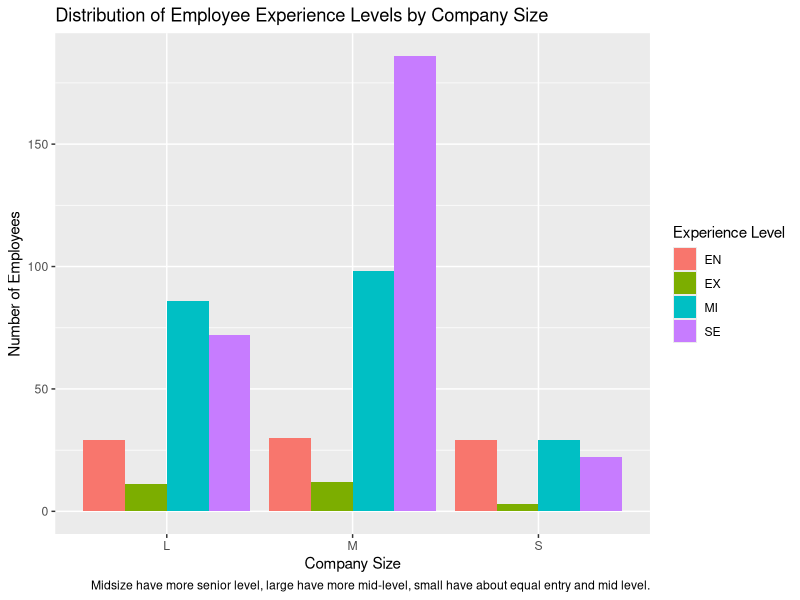
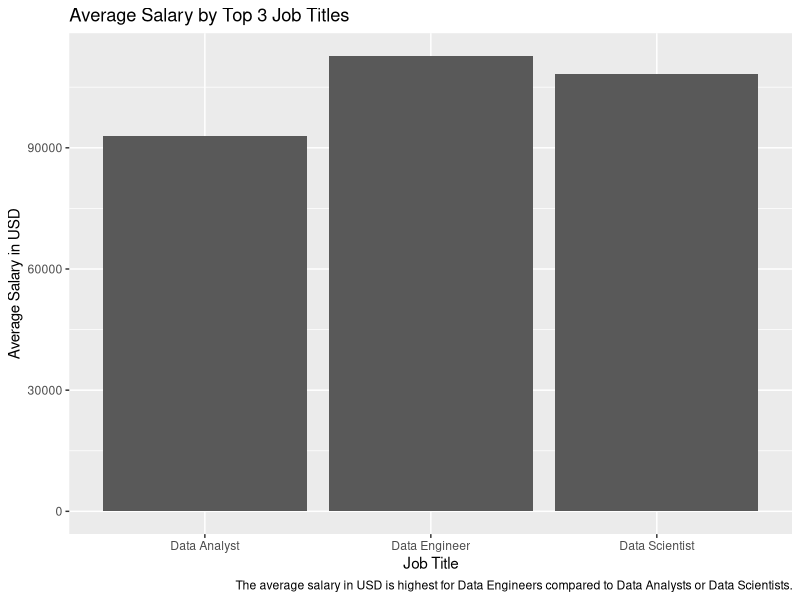
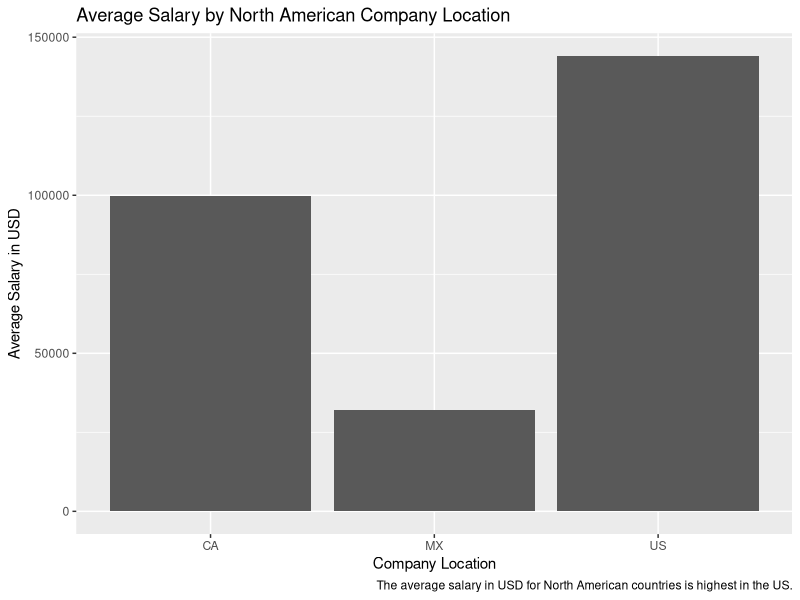
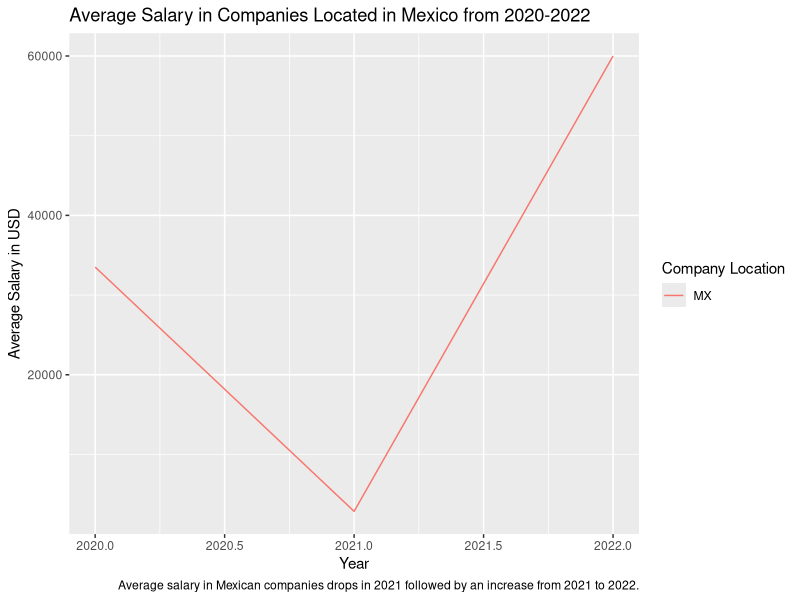
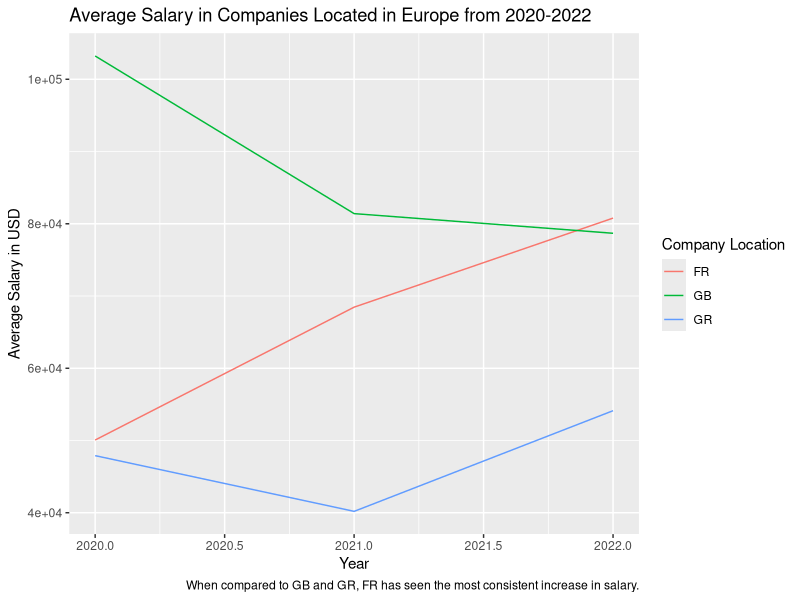

Here is the R script that generated these plots, in order:
## ---- chunk 1
knitr::opts_chunk$set(message = FALSE, warning = FALSE)
## ---- chunk 2
#Load packages.
library(tidyverse)
library(ggplot2)
library(ggthemes)

#read the data
df <- read_csv('ds_salaries.csv')
## ---- chunk 3
colSums(is.na(df))
#There are no columns that contain NAs.
## ---- chunk 4
df %>%
  group_by(job_title) %>%
  count() %>% 
  arrange(-n)

#The most frequent job title in the data is Data Scientist.
## ---- chunk 5
df %>%
  filter(job_title %in% c('Data Scientist', 'Data Engineer', 'Data Analyst')) %>%
  group_by(job_title) %>%
  summarise(averageSalaryUSD = mean(salary_in_usd))
## ---- chunk 6
df %>%
  group_by(job_title) %>%
  summarise(averageSalaryUSD = mean(salary_in_usd)) %>%
  arrange(-averageSalaryUSD)

#The job title that has the highest average salary in USD is Data Analytics Lead.
## ---- chunk 7
df %>%
  group_by(company_location) %>%
  summarise(averageSalaryUSD = mean(salary_in_usd)) %>%
  arrange(-averageSalaryUSD)

#The country that gives the highest salary on average is Russia (RU).
## ---- chunk 8
df %>% 
  ggplot()+ 
  geom_bar(mapping=aes(x=company_size, fill=experience_level),
           position = 'dodge')+
labs(x='Company Size', 
       y = 'Number of Employees', 
       fill='Experience Level', 
       title = 'Distribution of Employee Experience Levels by Company Size ', 
       caption = 'Midsize have more senior level, large have more mid-level, small have about equal entry and mid level.')
## ---- chunk 9
df %>%
  filter(job_title %in% c('Data Scientist', 'Data Engineer', 'Data Analyst')) %>%
  group_by(job_title) %>%
  summarise(averageSalaryUSD = mean(salary_in_usd)) %>%
  ggplot() + 
  geom_col(mapping = aes(x = job_title, y = averageSalaryUSD)) +
  labs(x = 'Job Title', 
       y = 'Average Salary in USD', 
       title = 'Average Salary by Top 3 Job Titles', 
       caption = 'The average salary in USD is highest for Data Engineers compared to Data Analysts or Data Scientists.')
## ---- chunk 10
df %>%
  filter(company_location %in% c('US', 'CA', 'MX')) %>%
  group_by(company_location) %>%
  summarise(averageSalaryUSD = mean(salary_in_usd)) %>%
  ggplot() + 
  geom_col(mapping = aes(x = company_location, y = averageSalaryUSD)) +
  labs(x = 'Company Location', 
       y = 'Average Salary in USD', 
       title = 'Average Salary by North American Company Location', 
       caption = 'The average salary in USD for North American countries is highest in the US.')
## ---- chunk 11
df %>%
  filter(company_location == 'MX')%>%
  group_by(work_year, company_location) %>%
  summarise(averageSalaryUSD = mean(salary_in_usd, na.rm = TRUE)) %>%
  ggplot() +
  geom_line(mapping = aes(x = work_year, 
                          y = averageSalaryUSD,
                          color = company_location)) +
  labs(x = 'Year', 
       y = 'Average Salary in USD', 
       color = 'Company Location', 
       title = 'Average Salary in Companies Located in Mexico from 2020-2022 ', 
       caption = 'Average salary in Mexican companies drops in 2021 followed by an increase from 2021 to 2022.')
## ---- chunk 12
df %>%
  filter(company_location %in% c('GB', 'FR', 'GR'))%>%
  group_by(work_year, company_location) %>%
  summarise(averageSalaryUSD = mean(salary_in_usd, na.rm = TRUE)) %>%
  ggplot() +
  geom_line(mapping = aes(x = work_year, 
                          y = averageSalaryUSD,
                          color = company_location)) +
  labs(x = 'Year', 
       y = 'Average Salary in USD', 
       color = 'Company Location', 
       title = 'Average Salary in Companies Located in Europe from 2020-2022 ', 
       caption = 'When compared to GB and GR, FR has seen the most consistent increase in salary.')
